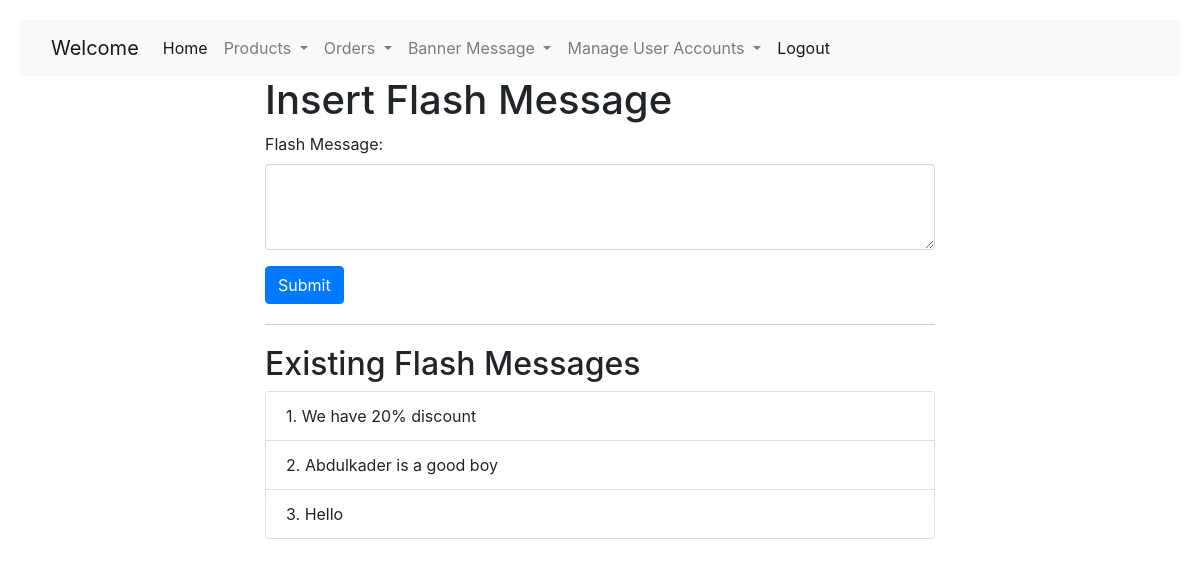
Page /admin/admin-add-banner.php on the committed database.
### tables this page shows
CREATE TABLE `flash_message` (
  `id` int(10) NOT NULL,
  `message` varchar(800) NOT NULL
);

### admin/admin-add-banner.php (the view, shortened to what this page needs)
<?php
include "navbar.php";
$servername = "localhost";
$username = "root";
$password = "";
$dbname = "hertzsoft_jewellery";
$conn = new mysqli($servername, $username, $password, $dbname);
$messages_query = "SELECT * FROM flash_message";
$messages_result = $conn->query($messages_query);
?>
<!DOCTYPE html>
<html lang="en">
<head>
    <link rel="stylesheet" href="https://stackpath.bootstrapcdn.com/bootstrap/4.5.2/css/bootstrap.min.css">
</head>
<body>
<div class="container">
    <h1>Insert Flash Message</h1>
    <form method="post" action="<?php echo htmlspecialchars($_SERVER["PHP_SELF"]); ?>">
        <div class="form-group">
            <label for="banner_message">Flash Message:</label>
            <textarea class="form-control" id="banner_message" name="banner_message" rows="3" required></textarea>
        </div>
        <button type="submit" class="btn btn-primary">Submit</button>
    </form>
    <div class="message-display">
      <h2>Existing Flash Messages</h2>
      <?php
      if ($messages_result->num_rows > 0) {
        echo "<ul class='list-group'>";
          while ($row = $messages_result->fetch_assoc()) {
            echo "<li class='list-group-item'>" . $row["id"].".    ". htmlspecialchars($row["message"]) . "</li>";
        }
          echo "</ul>";
      } else {
          echo "<div class='alert alert-info'>No flash messages found.</div>";
      }
      ?>
    </div>
</div>
</body>
</html>

### admin/admin-add-banner.php (style rules this page uses)
body { padding: 20px; }
.container { max-width: 700px; }
.message-display { margin-top: 20px; border-top: 1px solid #ccc; padding-top: 20px; }

### rows in the picture
flash_message: id "1", message "We have 20% discount"
flash_message: id "2", message "Abdulkader is a good boy"
flash_message: id "3", message "Hello"
